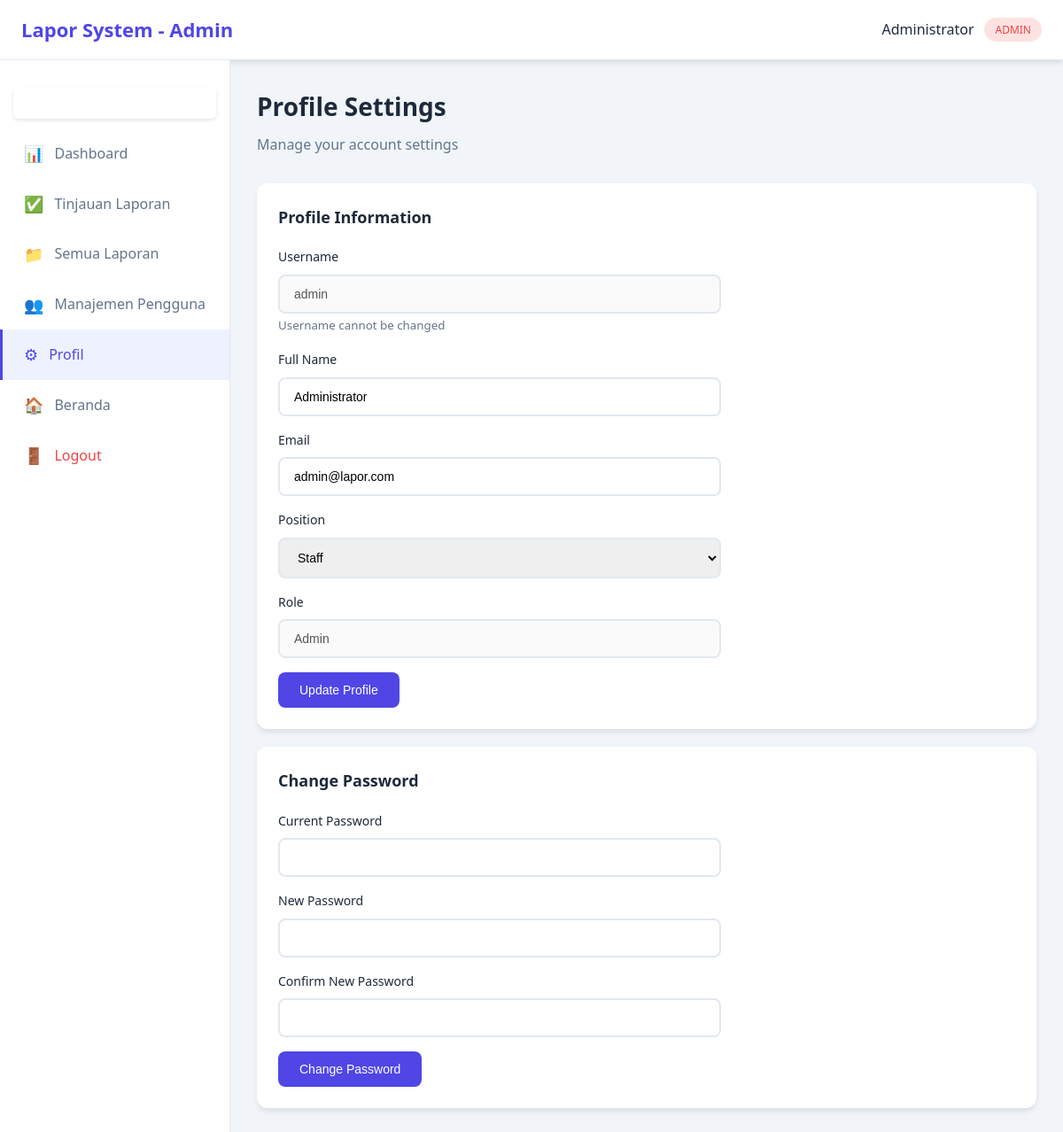
Screenshot of /admin/profile.php (signed in) with the database file from the repository.
### tables this page shows
CREATE TABLE IF NOT EXISTS users (
    id INT AUTO_INCREMENT PRIMARY KEY,
    username VARCHAR(50) UNIQUE NOT NULL,
    password VARCHAR(255) NOT NULL,
    email VARCHAR(100) UNIQUE NOT NULL,
    full_name VARCHAR(100) NOT NULL,
    position ENUM('staff', 'kepala_divisi', 'manager', 'direktur', 'kepala_perusahaan') DEFAULT 'staff',
    role ENUM('admin', 'user') DEFAULT 'user',
    status ENUM('active', 'inactive') DEFAULT 'active',
    created_at TIMESTAMP DEFAULT CURRENT_TIMESTAMP,
    updated_at TIMESTAMP DEFAULT CURRENT_TIMESTAMP ON UPDATE CURRENT_TIMESTAMP
);

### admin/profile.php (the view, shortened to what this page needs)
<?php
$conn = getDbConnection();
$stmt = $conn->prepare("SELECT * FROM users WHERE id = ?");
$stmt->bind_param("i", $_SESSION['user_id']);
$stmt->execute();
$user = $stmt->get_result()->fetch_assoc();
?>
<!DOCTYPE html>
<html lang="en">
<head>
    <link rel="stylesheet" href="../assets/css/style.css">
</head>
<body class="dashboard-page">
    <?php include 'includes/header.php'; ?>
    <div class="dashboard-container">
        <?php include 'includes/sidebar.php'; ?>
        <main class="dashboard-main">
            <div class="page-header">
                <h1>Profile Settings</h1>
                <p>Manage your account settings</p>
            </div>
            <div class="dashboard-section">
                <h2>Profile Information</h2>
                <form method="POST" class="modal-form" style="max-width: 500px;">
                    <div class="form-group">
                        <label>Username</label>
                        <input type="text" value="<?php echo htmlspecialchars($user['username']); ?>" disabled>
                        <small style="color: var(--text-secondary);">Username cannot be changed</small>
                    </div>
                    <div class="form-group">
                        <label>Full Name</label>
                        <input type="text" name="full_name" value="<?php echo htmlspecialchars($user['full_name']); ?>" required>
                    </div>
                    <div class="form-group">
                        <label>Email</label>
                        <input type="email" name="email" value="<?php echo htmlspecialchars($user['email']); ?>" required>
                    </div>
                    <div class="form-group">
                        <label>Position</label>
                        <select name="position" required>
                            <option value="staff" <?php echo $user['position'] === 'staff' ? 'selected' : ''; ?>>Staff</option>
                        </select>
                    </div>
                    <div class="form-group">
                        <label>Role</label>
                        <input type="text" value="<?php echo ucfirst($user['role']); ?>" disabled>
                    </div>
                    <button type="submit" class="btn btn-primary">Update Profile</button>
                </form>
            </div>
            <div class="dashboard-section">
                <h2>Change Password</h2>
                <form method="POST" class="modal-form" style="max-width: 500px;">
                    <div class="form-group">
                        <label>Current Password</label>
                        <input type="password" name="current_password" required>
                    </div>
                    <div class="form-group">
                        <label>New Password</label>
                        <input type="password" name="new_password" required>
                    </div>
                    <div class="form-group">
                        <label>Confirm New Password</label>
                        <input type="password" name="confirm_password" required>
                    </div>
                    <button type="submit" class="btn btn-primary">Change Password</button>
                </form>
            </div>
        </main>
    </div>
</body>
</html>

### assets/css/style.css (style rules this page uses)
* { margin: 0; padding: 0; box-sizing: border-box; }
:root { --primary-color: #4f46e5; --primary-dark: #4338ca; --secondary-color: #64748b; --success-color: #22c55e; --warning-color: #f59e0b; --danger-color: #ef4444; --info-color: #3b82f6; --bg-color: #f1f5f9; --card-bg: #ffffff; --text-primary: #1e293b; --text-secondary: #64748b; --border-color: #e2e8f0; --shadow: 0 4px 6px -1px rgba(0, 0, 0, 0.1); --shadow-lg: 0 10px 15px -3px rgba(0, 0, 0, 0.1); }
body { font-family: 'Segoe UI', Tahoma, Geneva, Verdana, sans-serif; background-color: var(--bg-color); color: var(--text-primary); line-height: 1.6; }
.form-group { margin-bottom: 20px; }
.form-group label { display: block; margin-bottom: 8px; font-weight: 500; color: var(--text-primary); font-size: 14px; }
.form-group input, .form-group select { width: 100%; padding: 12px 16px; border: 2px solid var(--border-color); border-radius: 8px; font-size: 14px; transition: border-color 0.3s, box-shadow 0.3s; }
.btn { padding: 12px 24px; border: none; border-radius: 8px; font-size: 14px; font-weight: 500; cursor: pointer; transition: all 0.3s; text-decoration: none; display: inline-block; text-align: center; }
.btn-primary { background-color: var(--primary-color); color: white; }
.dashboard-page { min-height: 100vh; }
.dashboard-container { display: flex; min-height: calc(100vh - 65px); }
.dashboard-main { flex: 1; padding: 30px; overflow-y: auto; }
.page-header { margin-bottom: 30px; }
.page-header h1 { font-size: 28px; margin-bottom: 8px; }
.page-header p { color: var(--text-secondary); }
.dashboard-section { background: var(--card-bg); border-radius: 12px; padding: 24px; box-shadow: var(--shadow); margin-bottom: 20px; }
.dashboard-section h2 { font-size: 18px; margin-bottom: 20px; color: var(--text-primary); }
.modal-form .form-group { margin-bottom: 16px; }

### rows the page displays
users: username "admin", full_name "Administrator", email "admin@lapor.com", position "Staff", role "Admin"

### other values shown
__('app_name') "Lapor System"
$_SESSION['full_name'] "Administrator"
$_SESSION['role'] "ADMIN"
__('common.dashboard') "Dashboard"
__('admin.review_reports') "Tinjauan Laporan"
__('admin.all_reports') "Semua Laporan"
__('admin.user_management') "Manajemen Pengguna"
__('common.profile') "Profil"
__('common.home') "Beranda"
__('common.logout') "Logout"
form field language "Indonesia"
